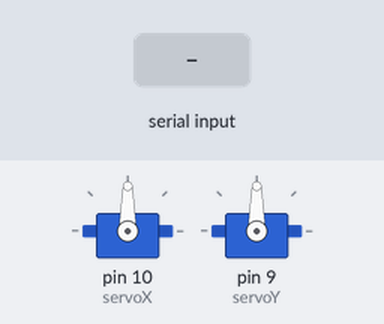
The sketch below on a simulated Arduino Uno, built with avr-gcc and run on an emulated ATmega328P. On the bench: 2 × servo. The test bench sets the inputs (shaded band).

Above: at 1.2 s.
1.3 s: "mov 90 45\n" received over Serial
At 2.0 s:
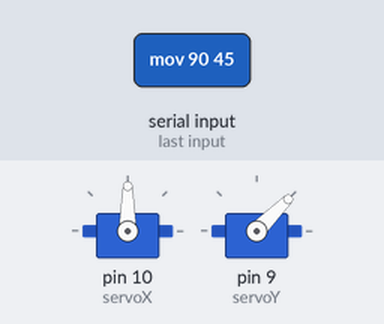
Timing chart, 0 to 4.3 s (numbered marks = the images above; inputs shaded):
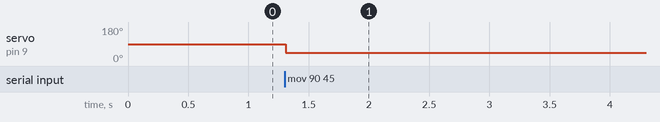

The sketch:

arduino.ino.ino
```cpp
#include <Servo.h>

Servo servoX;
Servo servoY;

void setup() {
  servoX.attach(10);
  servoY.attach(9);
  Serial.begin(9600);

}

void loop() {
  if (Serial.available() > 0) {

    String data = Serial.readStringUntil('\n');
    data.trim();

    if (data.startsWith("mov")) {
      int x, y;
      if (sscanf(data.c_str(), "mov %d %d", &x, &y) == 2) {

        servoX.write(constrain(x, 0, 180));
        servoY.write(constrain(y, 0, 180));
      }
    }
  }
}
```

Measured:
- after the input at 1.3 s, servo on pin 9 (servoY): 90° → 45° at once
